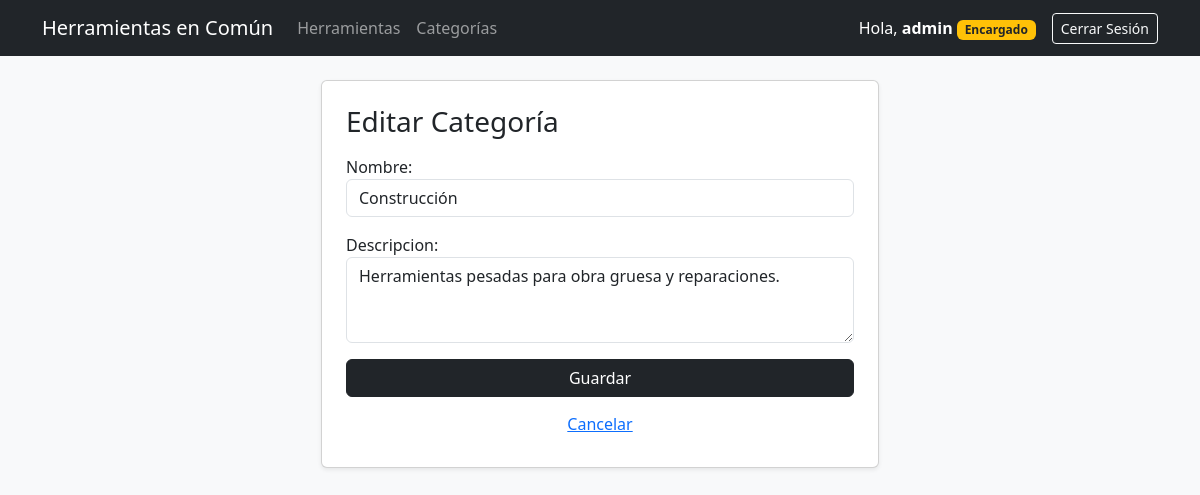
The app's page /categorias/1/editar/ (signed in) with its own data.
### prestamos/models.py (models this page shows, shortened)
class Categoria(models.Model):
    nombre = models.CharField(max_length=100, unique=True)
    descripcion = models.TextField(blank=True, null=True)

### prestamos/views.py (the view)
# urls.py: path('categorias/<int:pk>/editar/', views.categoria_update, name='categoria_update'),
@login_required
@user_passes_test(es_encargado)
def categoria_update(request, pk):
    categoria = get_object_or_404(Categoria, pk=pk)
    if request.method == 'POST':
        form = CategoriaForm(request.POST, instance=categoria)
        if form.is_valid():
            form.save()
            messages.success(request, "Categoría actualizada exitosamente.")
            return redirect('categoria_list')
    else:
        form = CategoriaForm(instance=categoria)
    return render(request, 'prestamos/categoria_form.html', {'form': form, 'titulo': 'Editar Categoría'})

### prestamos/forms.py
class CategoriaForm(forms.ModelForm):
    class Meta:
        model = Categoria
        fields = ['nombre', 'descripcion']
        widgets = {
            'nombre': forms.TextInput(attrs={'class': 'form-control'}),
            'descripcion': forms.Textarea(attrs={'class': 'form-control', 'rows': 3}),
        }

### prestamos/views.py (called while the page is built)
def es_encargado(user):
    return user.is_authenticated and user.is_staff

### prestamos/templates/prestamos/categoria_form.html (shortened to what this page needs)
{% extends 'prestamos/base.html' %}
{% block content %}
<div class="card shadow-sm col-md-6 mx-auto">
    <div class="card-body p-4">
        <h3 class="mb-3">{{ titulo }}</h3>
        <form method="post">
            {{ form.as_p }}
            <button type="submit" class="btn btn-dark w-100">Guardar</button>
        </form>
        <a href="{% url 'categoria_list' %}" class="btn btn-link w-100 mt-2">Cancelar</a>
    </div>
</div>
{% endblock %}

### prestamos/templates/prestamos/base.html (shortened to what this page needs)
<!DOCTYPE html>
<html lang="es">
<head>
    <link href="https://cdn.jsdelivr.net/npm/bootstrap@5.3.0/dist/css/bootstrap.min.css" rel="stylesheet">
</head>
<body class="bg-light">
    <nav class="navbar navbar-expand-lg navbar-dark bg-dark mb-4">
        <div class="container">
            <a class="navbar-brand" href="{% url 'inicio' %}">Herramientas en Común</a>
            <div class="collapse navbar-collapse" id="navbarNav">
                {% if user.is_authenticated and user.is_staff %}
                    <ul class="navbar-nav me-auto">
                        <li class="nav-item">
                            <a class="nav-link" href="{% url 'herramienta_list' %}">Herramientas</a>
                        </li>
                        <li class="nav-item">
                            <a class="nav-link" href="{% url 'categoria_list' %}">Categorías</a>
                        </li>
                    </ul>
                {% endif %}
                <ul class="navbar-nav ms-auto align-items-center">
                    {% if user.is_authenticated %}
                        <li class="nav-item me-3 text-white">
                            Hola, <strong>{{ user.username }}</strong>
                            {% if user.is_staff %}<span class="badge bg-warning text-dark">Encargado</span>{% endif %}
                        </li>
                        <li class="nav-item">
                            <form action="{% url 'logout' %}" method="post" class="d-inline">
                                <button type="submit" class="btn btn-outline-light btn-sm">Cerrar Sesión</button>
                            </form>
                        </li>
                    {% else %}
                        <li class="nav-item">
                            <a class="btn btn-outline-light btn-sm" href="{% url 'login' %}">Iniciar Sesión</a>
                        </li>
                    {% endif %}
                </ul>
            </div>
        </div>
    </nav>
    <div class="container">
        {% block content %}
        {% endblock %}
    </div>
</body>
</html>

### records on screen
Categoria: nombre "Construcción", descripcion "Herramientas pesadas para obra gruesa y reparaciones."

### other values on screen
{{ user.username }} "admin"
{{ titulo }} "Editar Categoría"
